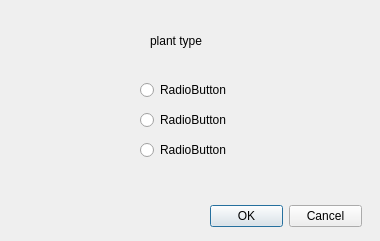
<?xml version="1.0" encoding="UTF-8"?>
<ui version="4.0">
 <class>Form</class>
 <widget class="QWidget" name="Form">
  <property name="geometry">
   <rect>
    <x>0</x>
    <y>0</y>
    <width>380</width>
    <height>241</height>
   </rect>
  </property>
  <property name="windowTitle">
   <string>Form</string>
  </property>
  <widget class="QRadioButton" name="radioButton">
   <property name="geometry">
    <rect>
     <x>140</x>
     <y>80</y>
     <width>99</width>
     <height>20</height>
    </rect>
   </property>
   <property name="text">
    <string>RadioButton</string>
   </property>
  </widget>
  <widget class="QRadioButton" name="radioButton_2">
   <property name="geometry">
    <rect>
     <x>140</x>
     <y>110</y>
     <width>99</width>
     <height>20</height>
    </rect>
   </property>
   <property name="text">
    <string>RadioButton</string>
   </property>
  </widget>
  <widget class="QRadioButton" name="radioButton_3">
   <property name="geometry">
    <rect>
     <x>140</x>
     <y>140</y>
     <width>99</width>
     <height>20</height>
    </rect>
   </property>
   <property name="text">
    <string>RadioButton</string>
   </property>
  </widget>
  <widget class="QLabel" name="label">
   <property name="geometry">
    <rect>
     <x>150</x>
     <y>30</y>
     <width>121</width>
     <height>21</height>
    </rect>
   </property>
   <property name="text">
    <string>plant type</string>
   </property>
  </widget>
  <widget class="QDialogButtonBox" name="buttonBox">
   <property name="geometry">
    <rect>
     <x>210</x>
     <y>200</y>
     <width>152</width>
     <height>32</height>
    </rect>
   </property>
   <property name="standardButtons">
    <set>QDialogButtonBox::StandardButton::Cancel|QDialogButtonBox::StandardButton::Ok</set>
   </property>
  </widget>
 </widget>
 <resources/>
 <connections/>
</ui>
